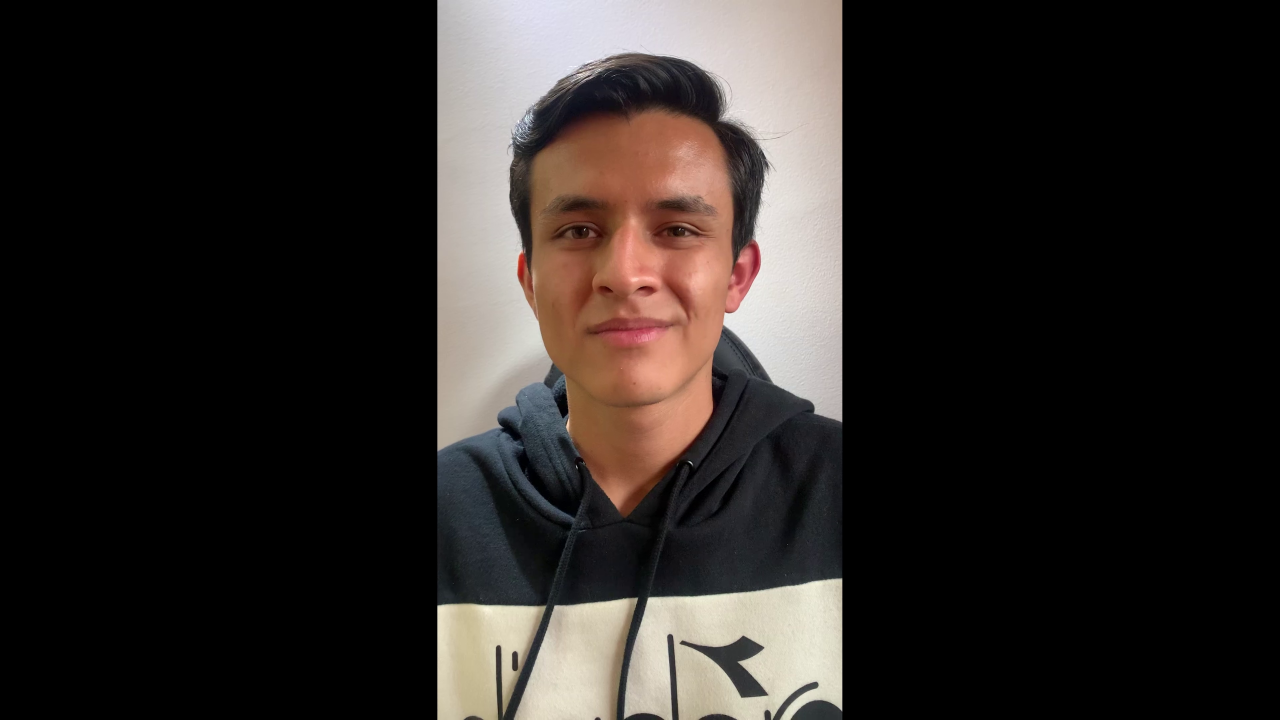
#> input picture frame 5 of ambas.mp4, 3840 x 2160 px (shown at 1/3 size)
$ python Prueba2.py
#> lines starting #> are read from the running program, lines starting #| are printed output that depends on the picture
#Prueba Reproducir Video

##
import numpy as np
import cv2
##
#
# video = cv2.VideoCapture(r'video.mp4')
#
# while True:
#     ret, frame = video.read()
#
#     cv2.imshow("video", frame)
#
#     if cv2.waitKey(27) == 27:
#         break
#
# video.release()
# cv2.destroyAllWindows()

##
video = cv2.VideoCapture(r'ambas.mp4')

scale = .25

while video.isOpened():
    ret, frame = video.read()
#> frame is the input picture: shape (2160, 3840, 3); mean B, G, R 37.2, 39.9, 44.9
    # if frame is read correctly ret is True
    if not ret:
        break
    dsize = (int(frame.shape[1] * scale), int(frame.shape[0] * scale))
#> dsize = (960, 540)
    frame = cv2.resize(frame, dsize)
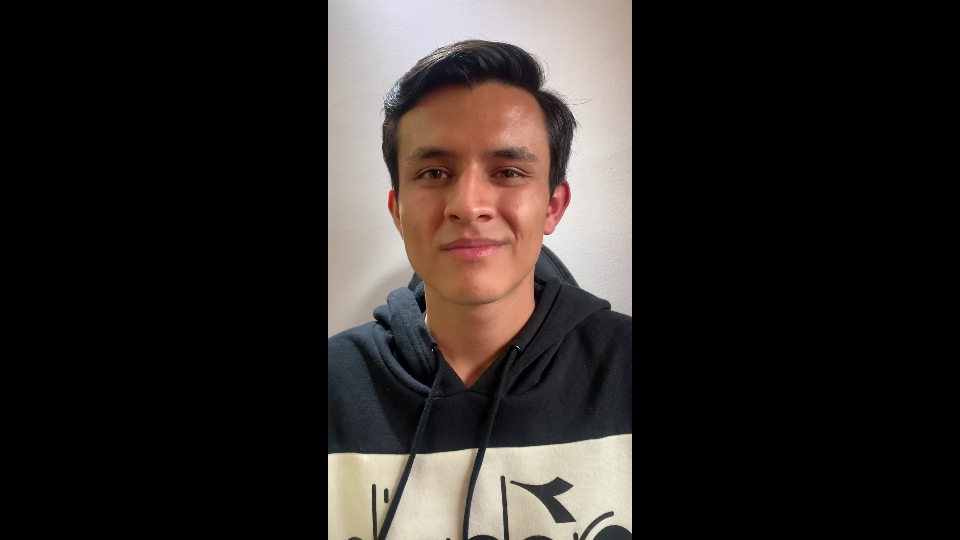
#> frame: shape (540, 960, 3); mean B, G, R 37.3, 39.9, 45
    cv2.imshow('frame', frame)
    if cv2.waitKey(27) == 27:
#> (key Esc is pressed here)
        break
video.release()
cv2.destroyAllWindows()


##

$ run again, starting later in the video
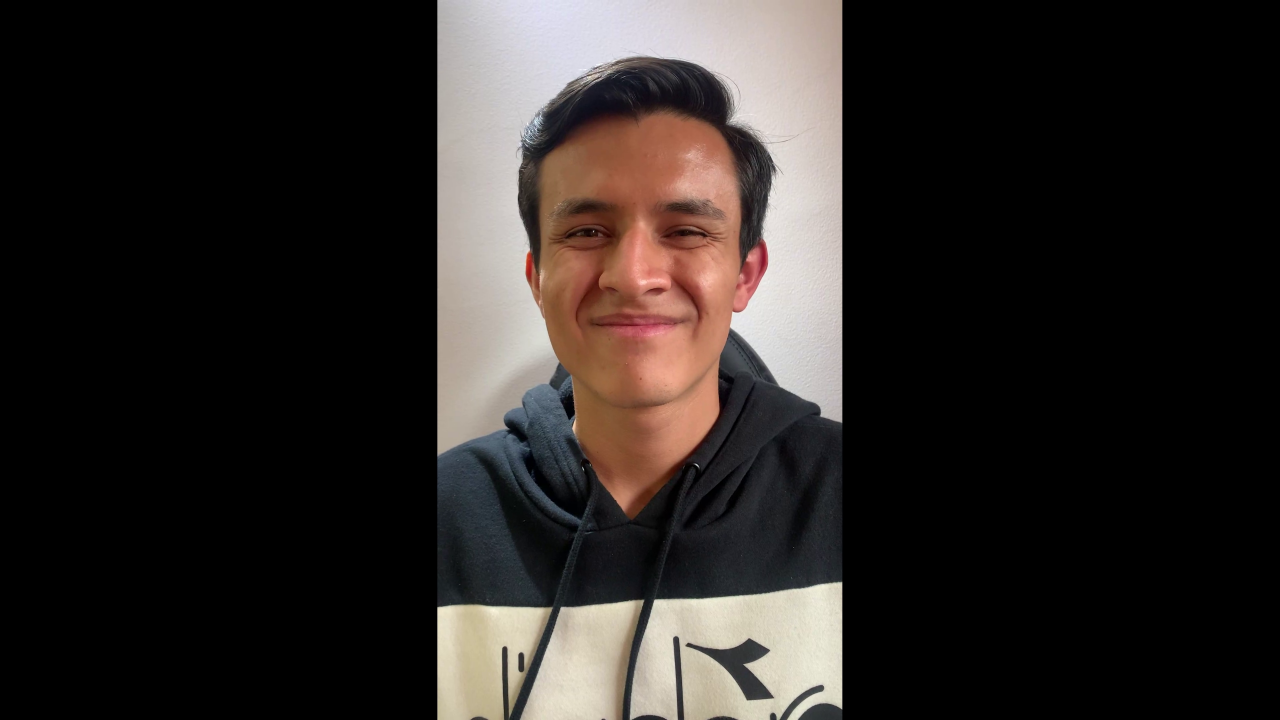
#> input picture frame 22 of ambas.mp4, 3840 x 2160 px (shown at 1/3 size)
#> frame is the input picture: shape (2160, 3840, 3); mean B, G, R 37.3, 39.7, 44.8
#> `frame = cv2.resize(frame, dsize)`:
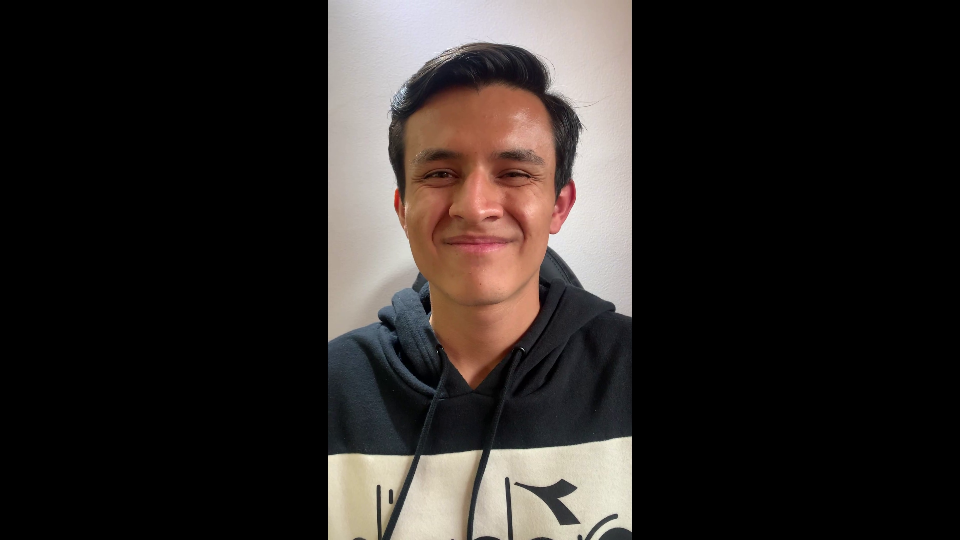
#> frame: shape (540, 960, 3); mean B, G, R 37.4, 39.8, 44.8

$ run again, starting later in the video
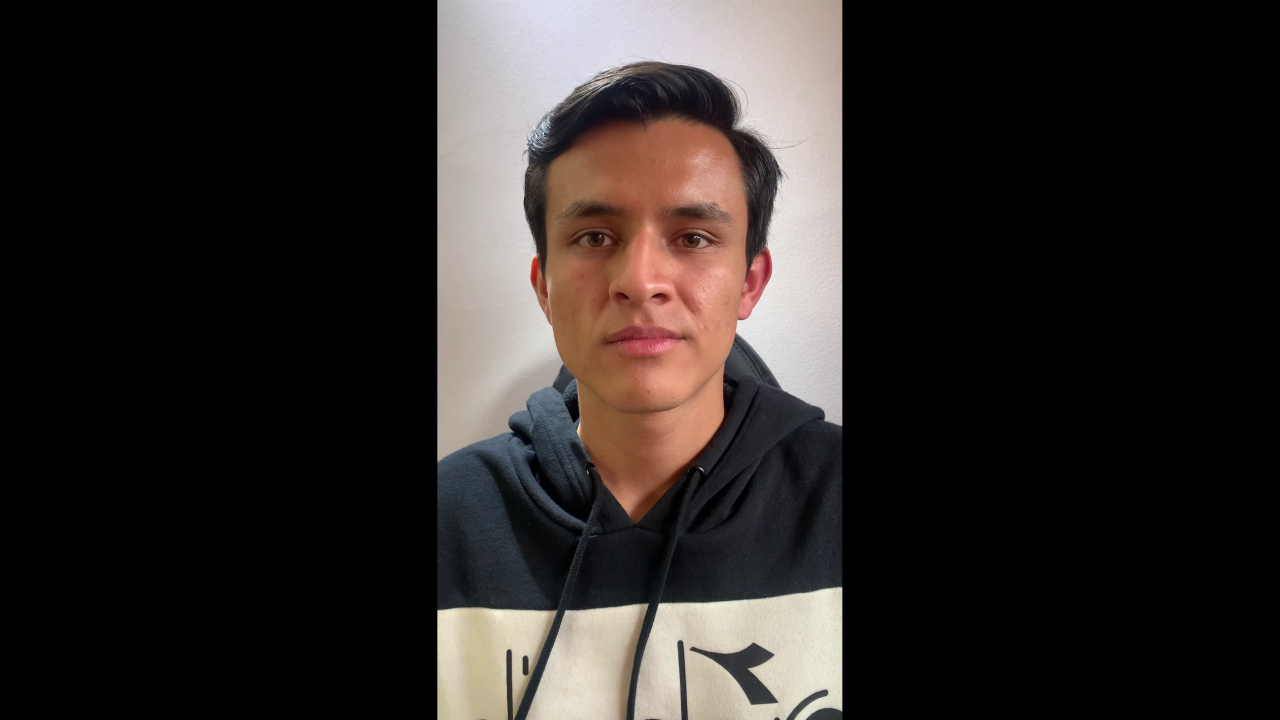
#> input picture frame 40 of ambas.mp4, 3840 x 2160 px (shown at 1/3 size)
#> frame is the input picture: shape (2160, 3840, 3); mean B, G, R 37.8, 40.1, 45.1
#> `frame = cv2.resize(frame, dsize)`:
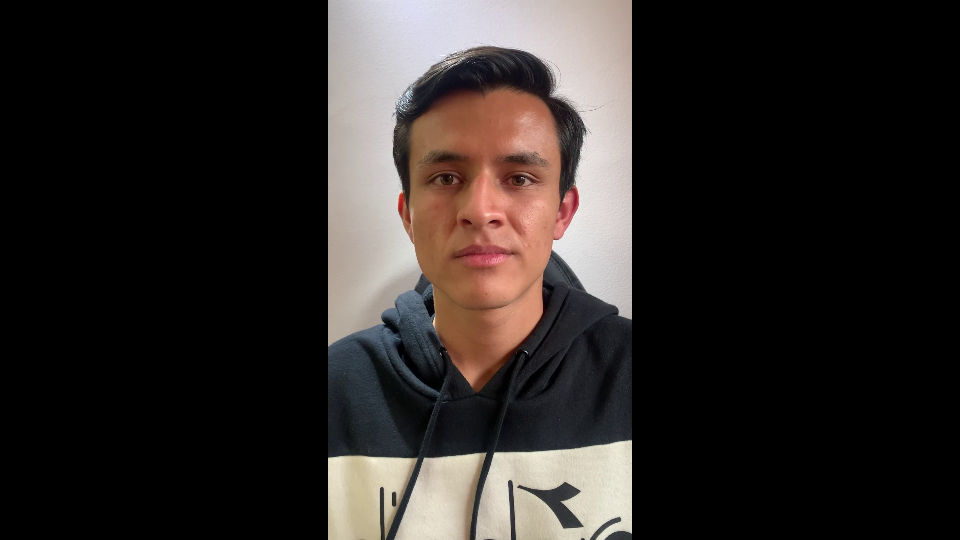
#> frame: shape (540, 960, 3); mean B, G, R 37.9, 40.1, 45.2
